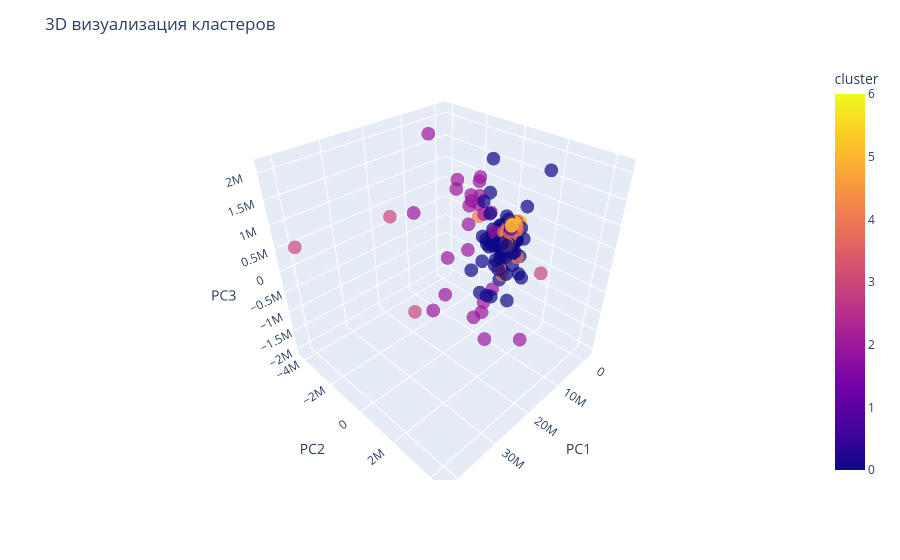

Here is the notebook cell this chart was saved with:
### Code cell
fig = px.scatter_3d(
    df,
    x='pca1_3d',
    y='pca2_3d',
    z='pca3_3d',
    color='cluster',
    opacity=0.7
)

fig.update_layout(
    title='3D визуализация кластеров',
    scene=dict(
        xaxis_title='PC1',
        yaxis_title='PC2',
        zaxis_title='PC3'
    )
)

fig.show()

### Figure 1 — Plotly figure (JSON) as saved in the notebook; plotly's stock layout.template omitted (floating-point values rounded to 4 significant figures; data arrays with more than 128 entries replaced by an {"elided": "..."} marker saying what was removed)
{"data": [{"hovertemplate": "pca1_3d=%{x}<br>pca2_3d=%{y}<br>pca3_3d=%{z}<br>cluster=%{marker.color}<extra></extra>", "legendgroup": "", "marker": {"color": {"elided": "681 int values"}, "coloraxis": "coloraxis", "opacity": 0.7, "symbol": "circle"}, "mode": "markers", "name": "", "scene": "scene", "showlegend": false, "type": "scatter3d", "x": {"elided": "681 float values"}, "y": {"elided": "681 float values"}, "z": {"elided": "681 float values"}}], "layout": {"coloraxis": {"colorbar": {"title": {"text": "cluster"}}, "colorscale": [[0, "#0d0887"], [0.1111, "#46039f"], [0.2222, "#7201a8"], [0.3333, "#9c179e"], [0.4444, "#bd3786"], [0.5556, "#d8576b"], [0.6667, "#ed7953"], [0.7778, "#fb9f3a"], [0.8889, "#fdca26"], [1, "#f0f921"]]}, "legend": {"tracegroupgap": 0}, "margin": {"t": 60}, "scene": {"domain": {"x": [0, 1], "y": [0, 1]}, "xaxis": {"title": {"text": "PC1"}}, "yaxis": {"title": {"text": "PC2"}}, "zaxis": {"title": {"text": "PC3"}}}, "title": {"text": "3D визуализация кластеров"}}}
